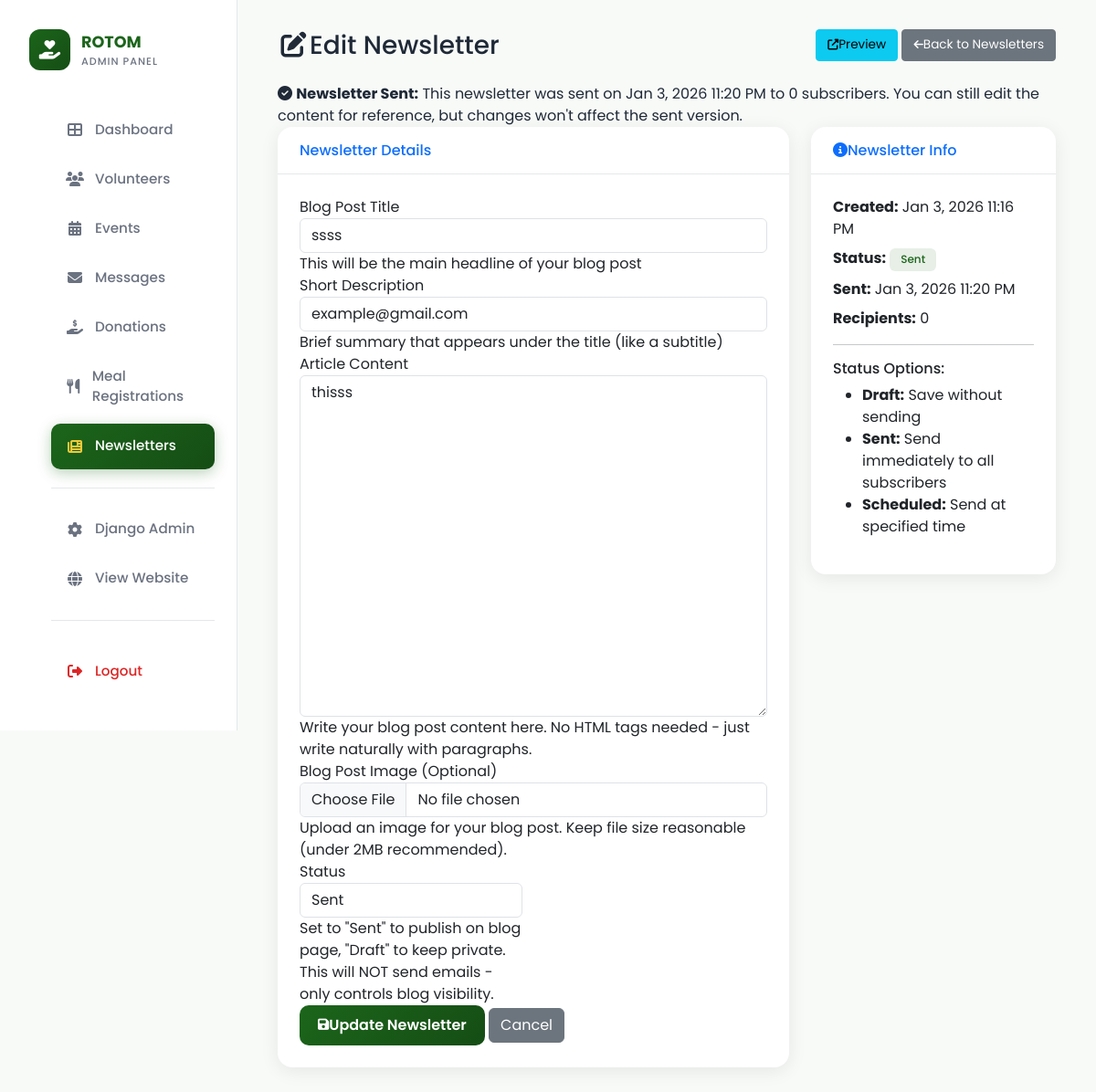
Page /dashboard/edit-newsletter/1/ (signed in) on the committed database.
### rotom/models.py (models this page shows, shortened)
class Newsletter(models.Model):
    STATUS_CHOICES = [
        ('draft', 'Draft'),
        ('sent', 'Sent'),
        ('scheduled', 'Scheduled'),
    ]
    title = models.CharField(max_length=200)
    subject = models.CharField(max_length=200)
    content = models.TextField(help_text="Newsletter content (HTML supported)")
    image = models.ImageField(upload_to='blog_images/', blank=True, null=True, help_text="Optional image for blog post")
    status = models.CharField(max_length=20, choices=STATUS_CHOICES, default='draft')
    created_at = models.DateTimeField(auto_now_add=True)
    sent_at = models.DateTimeField(null=True, blank=True)
    scheduled_for = models.DateTimeField(null=True, blank=True)
    recipients_count = models.PositiveIntegerField(default=0)
    class Meta:
        ordering = ['-created_at']

### dashboard/views.py (the view)
# urls.py: path('edit-newsletter/<int:pk>/', views.edit_newsletter, name='edit_newsletter'),
@staff_member_required(login_url='dashboard:login')
def edit_newsletter(request, pk):
    newsletter = get_object_or_404(Newsletter, pk=pk)
    if request.method == 'POST':
        form = NewsletterForm(request.POST, request.FILES, instance=newsletter)
        if form.is_valid():
            newsletter = form.save(commit=False)
            if newsletter.status == 'sent' and not newsletter.sent_at:
                newsletter.sent_at = timezone.now()
                newsletter.recipients_count = 0  # Set to 0 since we're not sending emails
                messages.success(request, f'Blog post "{newsletter.title}" published successfully!')
            else:
                messages.success(request, f'Blog post "{newsletter.title}" updated successfully!')
            newsletter.save()
            return redirect('dashboard:manage_newsletters')
    else:
        form = NewsletterForm(instance=newsletter)
    return render(request, 'dashboard/edit_newsletter.html', {'form': form, 'newsletter': newsletter})

### dashboard/templates/dashboard/edit_newsletter.html (shortened to what this page needs)
{% extends 'dashboard/base_admin.html' %}
{% load static %}
{% block content %}
<div class="container-fluid">
    <div class="d-sm-flex align-items-center justify-content-between mb-4">
        <h1 class="h3 mb-0 text-gray-800">
            <i class="fas fa-edit fa-fw mr-2"></i>Edit Newsletter
        </h1>
        <div>
            <a href="{% url 'dashboard:preview_newsletter' newsletter.pk %}"
               class="btn btn-info btn-sm mr-2" target="_blank">
                Preview
            </a>
            <a href="{% url 'dashboard:manage_newsletters' %}" class="btn btn-secondary btn-sm">
                Back to Newsletters
            </a>
        </div>
    </div>
    {% if newsletter.status == 'sent' %}
    <div class="status-info status-sent">
        <i class="fas fa-check-circle mr-2"></i>
        <strong>Newsletter Sent:</strong> This newsletter was sent on {{ newsletter.sent_at|date:"M j, Y g:i A" }} to {{ newsletter.recipients_count }} subscribers.
        You can still edit the content for reference, but changes won't affect the sent version.
    </div>
    {% endif %}
    <div class="row">
        <div class="col-lg-8">
            <div class="card">
                <div class="card-header py-3">
                    <h6 class="m-0 font-weight-bold text-primary">Newsletter Details</h6>
                </div>
                <div class="card-body">
                    <form method="post" enctype="multipart/form-data">
                        <div class="form-group">
                            <label for="{{ form.title.id_for_label }}">{{ form.title.label }}</label>
                            {{ form.title }}
                            {% if form.title.help_text %}
                                <div class="help-text">{{ form.title.help_text }}</div>
                            {% endif %}
                        </div>
                        <div class="form-group">
                            <label for="{{ form.subject.id_for_label }}">{{ form.subject.label }}</label>
                            {{ form.subject }}
                            {% if form.subject.help_text %}
                                <div class="help-text">{{ form.subject.help_text }}</div>
                            {% endif %}
                        </div>
                        <div class="form-group">
                            <label for="{{ form.content.id_for_label }}">{{ form.content.label }}</label>
                            {{ form.content }}
                            {% if form.content.help_text %}
                                <div class="help-text">{{ form.content.help_text }}</div>
                            {% endif %}
                        </div>
                        <div class="form-group">
                            <label for="{{ form.image.id_for_label }}">{{ form.image.label }}</label>
                            {{ form.image }}
                            {% if form.image.help_text %}
                                <div class="help-text">{{ form.image.help_text }}</div>
                            {% endif %}
                        </div>
                        <div class="row">
                            <div class="col-md-6">
                                <div class="form-group">
                                    <label for="{{ form.status.id_for_label }}">{{ form.status.label }}</label>
                                    {{ form.status }}
                                    {% if form.status.help_text %}
                                        <div class="help-text">{{ form.status.help_text }}</div>
                                    {% endif %}
                                </div>
                            </div>
                            <div class="col-md-6">
                            </div>
                        </div>
                        <div class="form-group mb-0">
                            <button type="submit" class="btn btn-primary">
                                <i class="fas fa-save fa-sm mr-1"></i>Update Newsletter
                            </button>
                            <a href="{% url 'dashboard:manage_newsletters' %}" class="btn btn-secondary ml-2">
                                Cancel
                            </a>
                        </div>
                    </form>
                </div>
            </div>
        </div>
        <div class="col-lg-4">
            <div class="card">
                <div class="card-header py-3">
                    <h6 class="m-0 font-weight-bold text-primary">
                        <i class="fas fa-info-circle mr-1"></i>Newsletter Info
                    </h6>
                </div>
                <div class="card-body">
                    <div class="mb-2">
                        <strong>Created:</strong> {{ newsletter.created_at|date:"M j, Y g:i A" }}
                    </div>
                    <div class="mb-2">
                        <strong>Status:</strong>
                        <span class="badge badge-{% if newsletter.status == 'sent' %}success{% elif newsletter.status == 'scheduled' %}warning{% else %}secondary{% endif %}">
                            {{ newsletter.get_status_display }}
                        </span>
                    </div>
                    {% if newsletter.sent_at %}
                    <div class="mb-2">
                        <strong>Sent:</strong> {{ newsletter.sent_at|date:"M j, Y g:i A" }}
                    </div>
                    <div class="mb-2">
                        <strong>Recipients:</strong> {{ newsletter.recipients_count }}
                    </div>
                    {% endif %}
                    <hr>
                    <h6 class="font-weight-bold">Status Options:</h6>
                    <ul class="mb-3">
                        <li><strong>Draft:</strong> Save without sending</li>
                        <li><strong>Sent:</strong> Send immediately to all subscribers</li>
                        <li><strong>Scheduled:</strong> Send at specified time</li>
                    </ul>
                </div>
            </div>
        </div>
    </div>
</div>
{% endblock %}

### rows in the picture
Newsletter: sent_at "Jan 3, 2026 11:20 PM", recipients_count "0", title "ssss", subject "example@gmail.com", content "thisss", status "Sent", created_at "Jan 3, 2026 11:16 PM"
